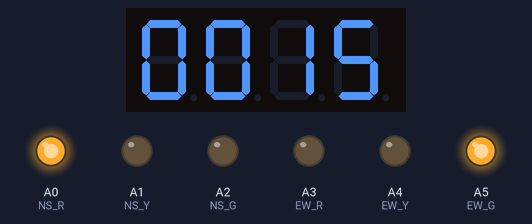
Simulated run of this sketch. Board: Arduino Uno, built with avr-gcc and run on an emulated ATmega328P. On the bench: 4-digit seven-segment display, output pins drawn as LEDs (lit = HIGH). Wiring (inferred from the names in the program): 4-digit 7-segment display, segments lit when LOW: segments pin 8, pin 7, pin 6, pin 5, pin 4, pin 3, pin 2; digit selects pin 9, pin 10, pin 11, pin 12. The segment pins are drawn as the display they are named for; pins used as bus, display or sensor lines are not drawn.

Above: at 0.1 s.
At 3.1 s:
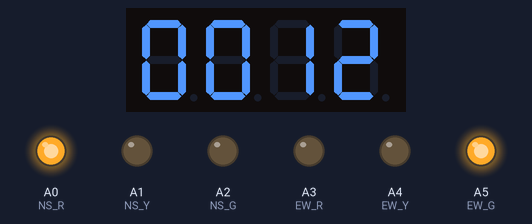
At 7.1 s:
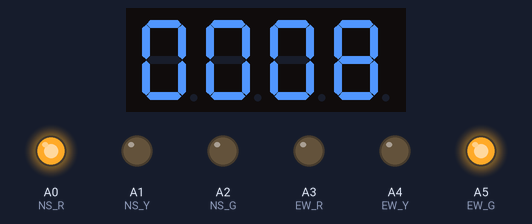
At 14.1 s:
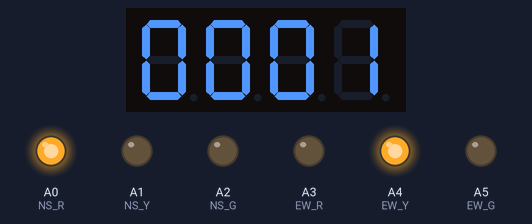
At 22.1 s:
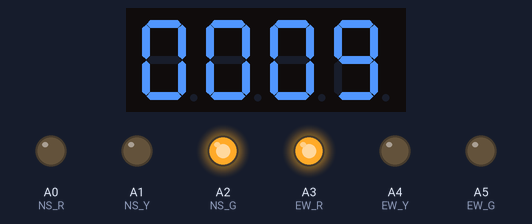
At 30.1 s:
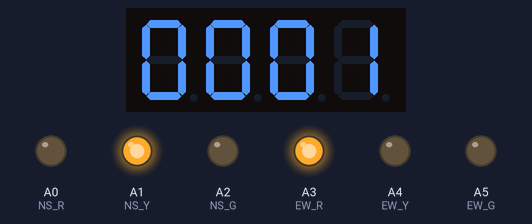
Timing chart, 0 to 33.5 s (numbered marks = the images above):
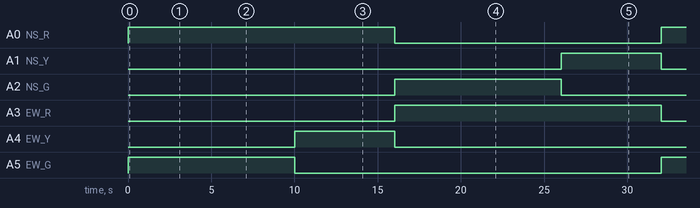

The sketch:

BLKLab_PRJ16_He_Thong_Den_Tin_Hieu_Giao_Thong_Nga_Tu.ino
```cpp
/*
  ================================================================================================
 *                                     BANLINHKIEN.COM                                            *
  ================================================================================================
 * - Chân thanh (Segments):
  a->D8
  b->D7
  c->D6
  d->D5
  e->D4
  f->D3
  g->D2
  h->VCC
 * - Chân chọn số (Digits):
  Nghìn  ---->D9
  Trăm   ---->D19
  Chục   ---->D11
  Đơn vị ---->D12
 * * B. ĐÈN GIAO THÔNG (LED ĐƠN):
 * - Hướng Nam-Bắc (NS): Đỏ->A0, Vàng->A1, Xanh->A2
 * - Hướng Đông-Tây (EW): Đỏ->A3, Vàng->A4, Xanh->A5
 */

// --- KHAI BÁO CHÂN ---
const int segPins[7] = {8, 7, 6, 5, 4, 3, 2}; // a, b, c, d, e, f, g

// Chân chọn vị trí số trên module
const int digitUnit = 12;     // Hàng đơn vị
const int digitTen = 11;      // Hàng chục
const int digitHundred = 10;  // Hàng trăm
const int digitThousand = 9;  // Hàng nghìn

// Chân đèn giao thông
const int NS_R = A0, NS_Y = A1, NS_G = A2;
const int EW_R = A3, EW_Y = A4, EW_G = A5;

// Mã hex cho LED Anot chung (LOW = Sáng nét, HIGH = Tắt nét)
const byte numCode[10] = {
  0b11000000, // 0
  0b11111001, // 1
  0b10100100, // 2
  0b10110000, // 3
  0b10011001, // 4
  0b10010010, // 5
  0b10000010, // 6
  0b11111000, // 7
  0b10000000, // 8
  0b10010000  // 9
};

// --- BIẾN TOÀN CỤC CHO LOGIC ---
unsigned long previousMillis = 0;
int countDown = 15;
bool isNSRed = true; // Biến trạng thái: true -> Nam-Bắc Đỏ, Đông-Tây Xanh/Vàng

void setup() {
  // Cài đặt OUTPUT cho LED 7 thanh
  for (int i = 0; i < 7; i++) {
    pinMode(segPins[i], OUTPUT);
  }
  pinMode(digitUnit, OUTPUT);
  pinMode(digitTen, OUTPUT);
  pinMode(digitHundred, OUTPUT);
  pinMode(digitThousand, OUTPUT);

  // Cài đặt OUTPUT cho Đèn giao thông
  pinMode(NS_R, OUTPUT); pinMode(NS_Y, OUTPUT); pinMode(NS_G, OUTPUT);
  pinMode(EW_R, OUTPUT); pinMode(EW_Y, OUTPUT); pinMode(EW_G, OUTPUT);
}

void loop() {
  unsigned long currentMillis = millis();

  // 1. Logic đếm ngược mỗi giây (1000ms)
  if (currentMillis - previousMillis >= 1000) {
    previousMillis = currentMillis;
    countDown--; // Giảm đi 1 mỗi giây

    // Khi đếm qua 0, reset lại 15 và đảo chiều giao thông
    if (countDown < 0) {
      countDown = 15;
      isNSRed = !isNSRed;
    }
  }

  // 2. Logic Đèn Giao Thông
  if (isNSRed) {
    // Chiều Nam - Bắc: Đèn Đỏ giữ nguyên toàn thời gian (15s)
    digitalWrite(NS_R, HIGH); digitalWrite(NS_Y, LOW); digitalWrite(NS_G, LOW);

    // Chiều Đông - Tây: Xanh (15 -> 6), Vàng (5 -> 0)
    if (countDown > 5) {
      digitalWrite(EW_R, LOW); digitalWrite(EW_Y, LOW); digitalWrite(EW_G, HIGH);
    } else {
      digitalWrite(EW_R, LOW); digitalWrite(EW_Y, HIGH); digitalWrite(EW_G, LOW);
    }
  } else {
    // Chiều Đông - Tây: Đèn Đỏ giữ nguyên toàn thời gian (15s)
    digitalWrite(EW_R, HIGH); digitalWrite(EW_Y, LOW); digitalWrite(EW_G, LOW);

    // Chiều Nam - Bắc: Xanh (15 -> 6), Vàng (5 -> 0)
    if (countDown > 5) {
      digitalWrite(NS_R, LOW); digitalWrite(NS_Y, LOW); digitalWrite(NS_G, HIGH);
    } else {
      digitalWrite(NS_R, LOW); digitalWrite(NS_Y, HIGH); digitalWrite(NS_G, LOW);
    }
  }

  // 3. Quét hiển thị LED 7 thanh liên tục
  hienThiSo(countDown);
}

// --- CÁC HÀM PHỤ TRỢ ---

void hienThiSo(int num) {
  int nghin = num / 1000;
  int tram = (num / 100) % 10;
  int chuc = (num / 10) % 10;
  int donvi = num % 10;

  // Hiển thị hàng nghìn
  tatCacDigit();
  xuatSegment(numCode[nghin]);
  digitalWrite(digitThousand, HIGH);
  delayMicroseconds(3000);

  // Hiển thị hàng trăm
  tatCacDigit();
  xuatSegment(numCode[tram]);
  digitalWrite(digitHundred, HIGH);
  delayMicroseconds(3000);

  // Hiển thị hàng chục
  tatCacDigit();
  xuatSegment(numCode[chuc]);
  digitalWrite(digitTen, HIGH);
  delayMicroseconds(3000);

  // Hiển thị hàng đơn vị
  tatCacDigit();
  xuatSegment(numCode[donvi]);
  digitalWrite(digitUnit, HIGH);
  delayMicroseconds(3000);
}

void xuatSegment(byte maHex) {
  // Duyệt qua 7 bit để xuất ra các chân a, b, c, d, e, f, g
  for (int i = 0; i < 7; i++) {
    digitalWrite(segPins[i], bitRead(maHex, i));
  }
}

void tatCacDigit() {
  // Tắt tất cả các chân điều khiển vị trí để chống lem màu
  digitalWrite(digitUnit, LOW);
  digitalWrite(digitTen, LOW);
  digitalWrite(digitHundred, LOW);
  digitalWrite(digitThousand, LOW);
}
```

Measured:
- by itself, A0 (NS_R): LOW → HIGH at 0.00 s, → LOW 16.0 s later, → HIGH 16.0 s later
- by itself, A1 (NS_Y): LOW → HIGH at 26.0 s, → LOW 6.0 s later
- by itself, A2 (NS_G): LOW → HIGH at 16.0 s, → LOW 10.0 s later
- by itself, A3 (EW_R): LOW → HIGH at 16.0 s, → LOW 16.0 s later
- by itself, A4 (EW_Y): LOW → HIGH at 10.0 s, → LOW 6.0 s later
- by itself, A5 (EW_G): LOW → HIGH at 0.00 s, → LOW 10.0 s later, → HIGH 22.0 s later
- what the display in image 0 shows lasts 1.1 s, from 0.0 s to 1.1 s
